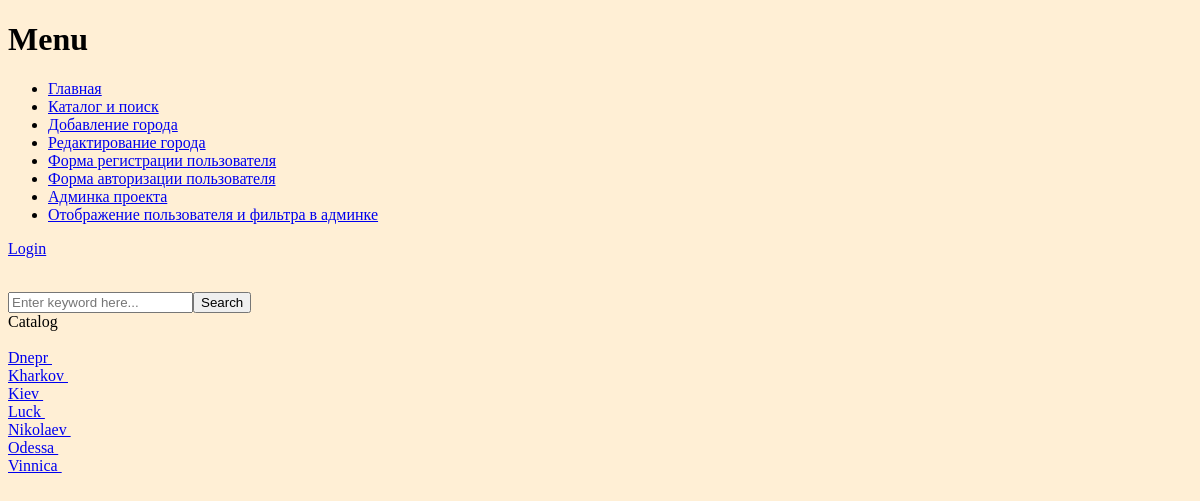
Before: /anaboliki/ with the older database file.
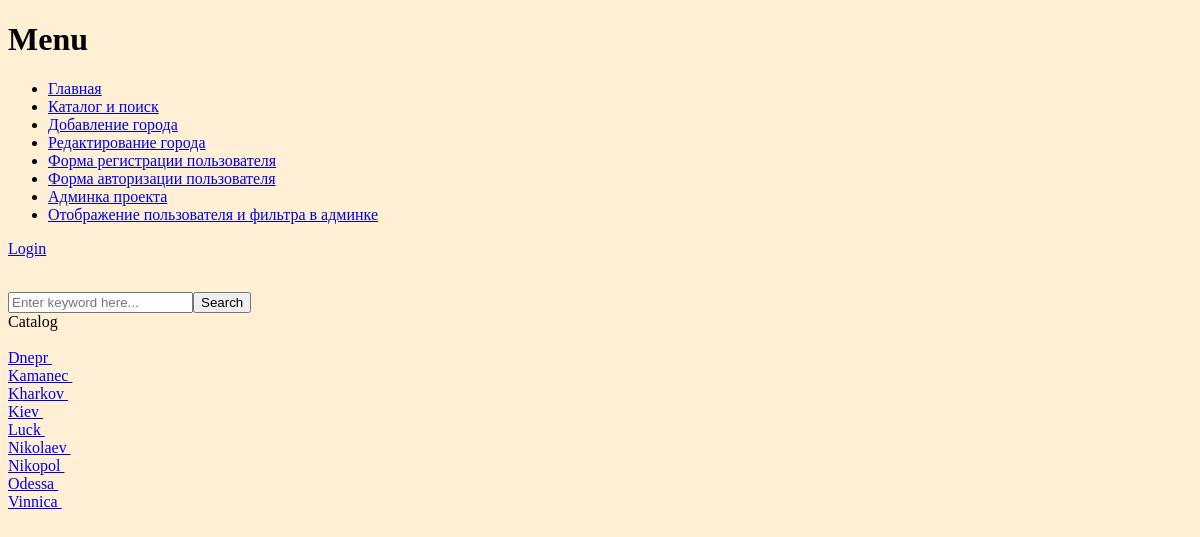
After: the same page with the newer database file.
### anaboliki/models.py (models this page shows, shortened)
class City(models.Model):
    name = models.CharField(max_length=100)
    user = models.ForeignKey(User,
                             null=True, blank=True,
                             on_delete=models.SET_NULL)
    is_approved = models.BooleanField(default=False)

### anaboliki/views.py (the view)
# urls.py: path('', catalog),
def catalog(request):
    towns = City.objects.filter(is_approved=True).order_by('name')
    if 'search' in request.GET:
        towns = towns.filter(name__contains=request.GET['search'])
    return render(request, 'anaboliki/catalog.html', {
        'towns': towns
    })

### anaboliki/templates/anaboliki/catalog.html (shortened to what this page needs)
{% extends "anaboliki/base.html" %}
{% block "content" %}
<!DOCTYPE html>
<html lang="en">
<head>
</head>
<table>
<br>
<form role='search'>
    ﻿<input name="search" type="text" placeholder="Enter keyword here...">
    <button type="submit">Search</button>
</form>
<br>
Catalog <br>
<br>
{%  for item in towns %}
    <a href="{% url "city" item.id %}"> {{ item.name }} </a> &nbsp
    <br>
{%  endfor  %}
</body>
</html>
{% endblock %}

### anaboliki/templates/anaboliki/base.html (shortened to what this page needs)
<!DOCTYPE html>
<html>
<head>
</head>
<body>
<H1>Menu</H1>
<ul>
    <li><a href="/"> Главная </a></li>
   <li><a href="/anaboliki/"> Каталог и поиск </a></li>
    <li><a href="/new_town/new/"> Добавление города </a></li>
    <li><a href="/new_town/edit/2/"> Редактирование города </a></li>
    <li><a href="/register/"> Форма регистрации пользователя </a></li>
    <li><a href="/user/login/"> Форма авторизации пользователя </a></li>
    <li><a href="/admin/"> Админка проекта </a></li>
    <li><a href="/admin/anaboliki/city/"> Отображение пользователя и фильтра в админке </a></li>
</ul>
<p> {% if user.is_authenticated %}
    {{ user }} <a href="{%  url "logout" %}">logout</a>
    {% else %}
    <a href="{%  url "login" %}">Login</a>
{% endif %}</p>
{%  include "anaboliki/messages.html" %}
{% block "content" %}
{% endblock %}
</body>
</html>

### anaboliki/templates/anaboliki/messages.html (shortened to what this page needs)
<!DOCTYPE html>
<html lang="en">
<head>
</head>
<body>
</body>
</html>

### anaboliki/templates/anaboliki/base.html (style rules this page uses)
body { background-color: #FFEFD5; }

Changed rows visible on the page:
now on this page (row edited): City: name "Kamanec"
now on this page (row edited): City: name "Nikopol"
